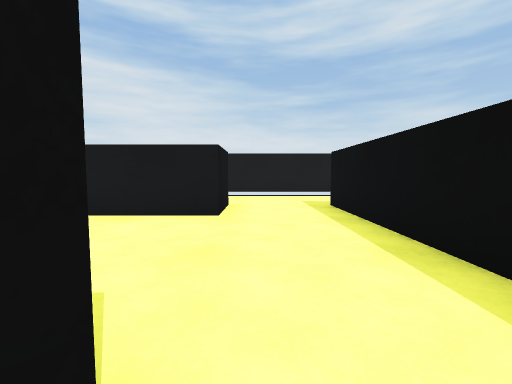
view 1 (above)

18 first-person views from a walk through a scene from a Unity 3-D project. The camera is 0.37 m above the floor, tilts 4° down and sees 90° across. The floor is counted in squares, 0.5 m on a side. Each view is taken from the middle of a square. On the plan, view 1 faces up. The plan holds only what a view shows up to about 9 squares ahead; the rest is blank.

view 2
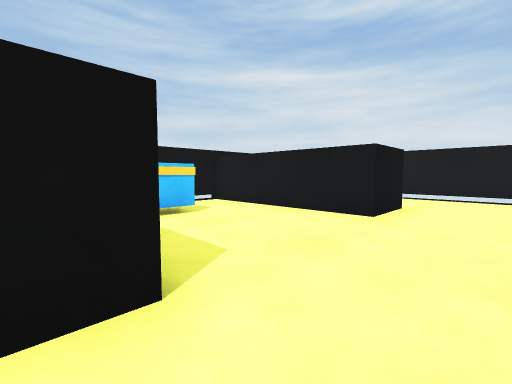

view 3
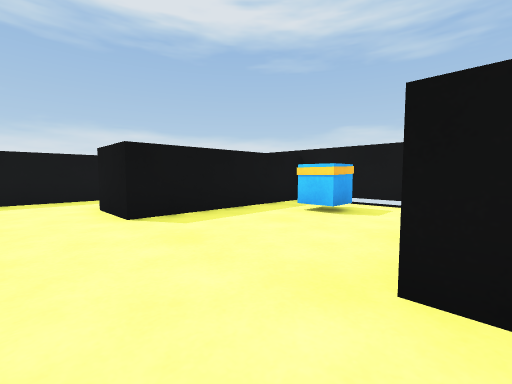

view 4
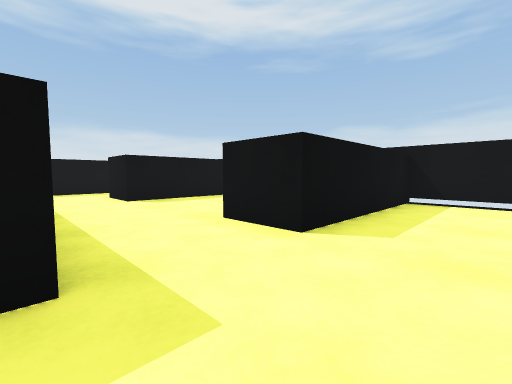

view 5
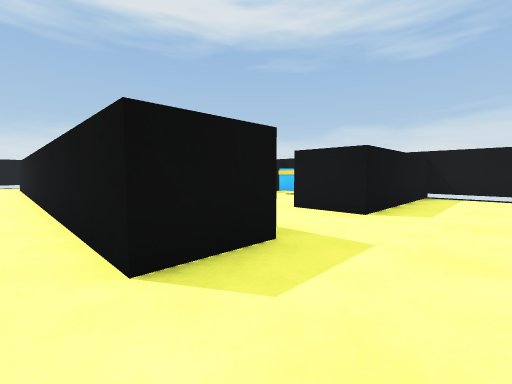

view 6
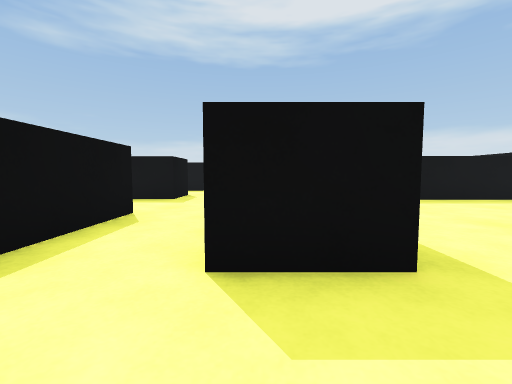

view 7
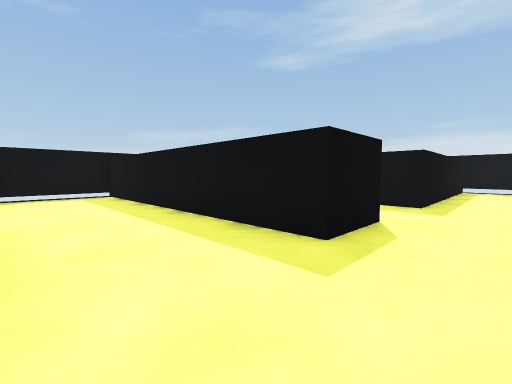

view 8
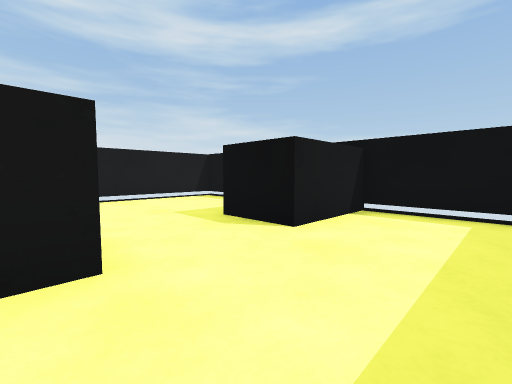

view 9
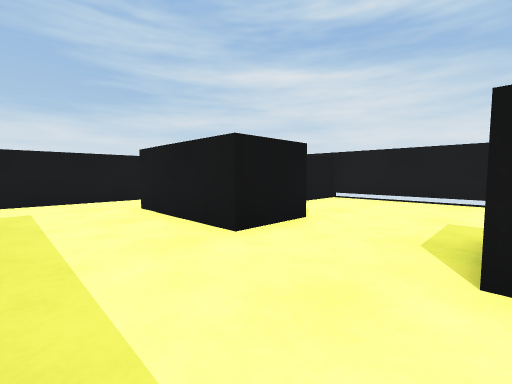

view 10
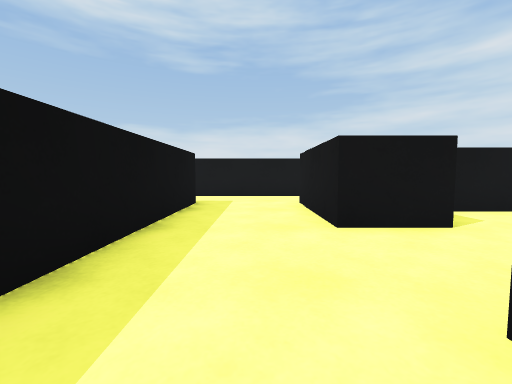

view 11
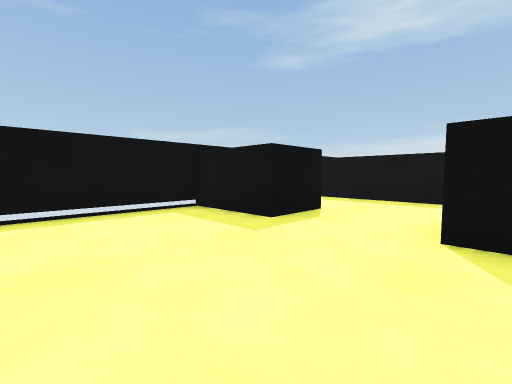

view 12
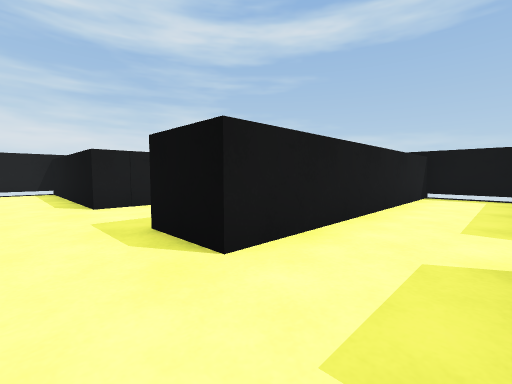

view 13
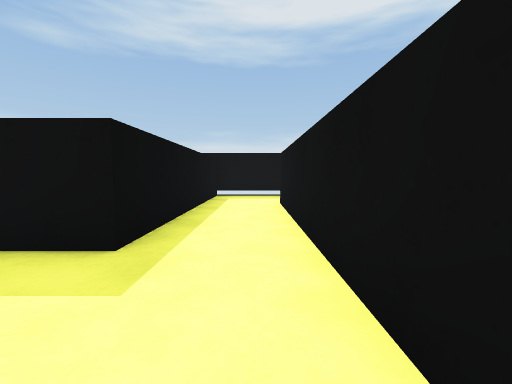

view 14
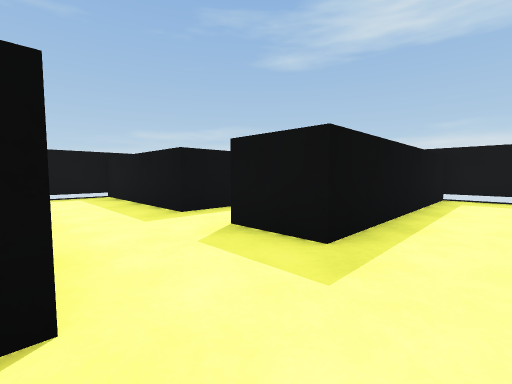

view 15
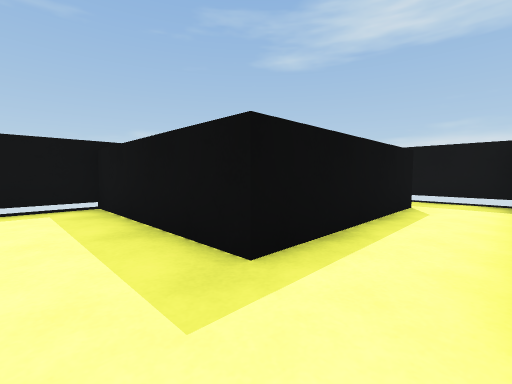

view 16
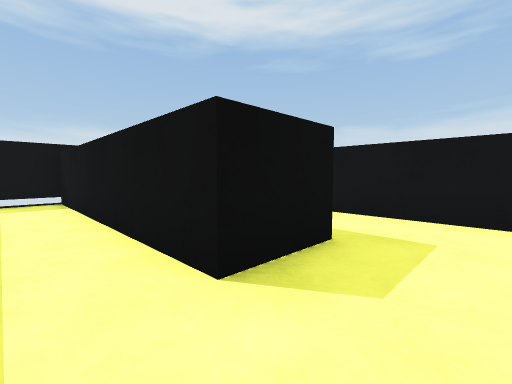

view 17
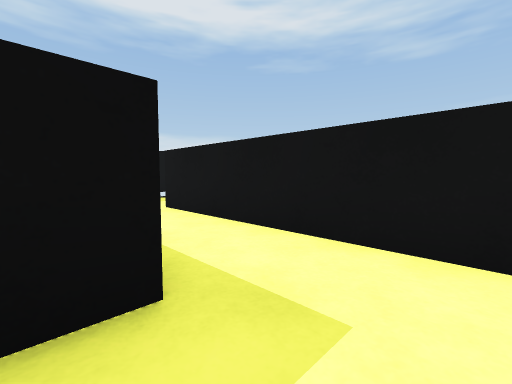

view 18
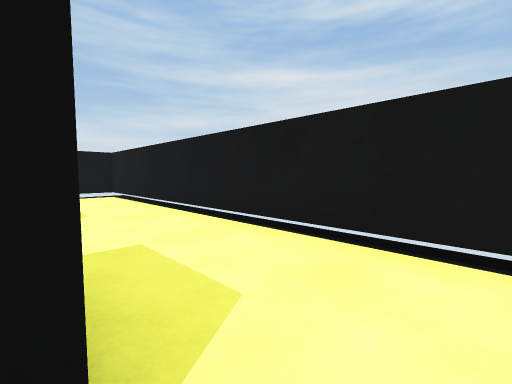

### Floor plan
Points are (right, up) in squares from view 1. A wall is a line through its corners. A room is listed if a view was taken in it or the views show most of it. See-through windows are left out.
Room 1 (views 1, 2)
walls: (-0.7, 4.5) (-5.2, 4.5) (-5.2, 0.6) (-0.4, 0.6) (-0.4, -1); (1.8, 1.6) (1.8, 4.6); (-1, -3.2) (1.1, -3.2)
ways out: opening at (0.5, 5.5) to room 2; opening at (-1.5, -2)
objects: other object (-4, 2) to (-3, 3)
Room 2 (views 3, 4, 6)
walls: (1.8, 4.6) (1.8, 6.1) (3.4, 6.1); (3.5, 8.6) (-5.2, 8.6) (-5.2, 6.1); (-5.5, 6.1) (-0.7, 6.1) (-0.7, 4.5)
ways out: opening at (0.5, 5.5) to room 1; opening at (2.5, 7.5) to room 3
Room 3 (views 5, 7, 8, 9, 10, 11, 13, 14, 18)
walls: (7.9, 4.7) (8.5, 4.7) (8.5, 3.1) (5.3, 3.1) (5.3, 8.6) (3.5, 8.6); (3.4, 6.1) (3.4, -1.6); (5.3, -1.2) (5.3, 0.4) (13.2, 0.4) (13.2, 3.1) (10.9, 3.1) (10.9, 4.7) (13.2, 4.7) (13.2, 8.6) (7, 8.6) (7, 5.9)
ways out: opening at (2.5, 7.5) to room 2; opening at (4.5, -0.5) to room 4
Room 4 (views 12, 15, 17)
walls: (3.4, -1.6) (3.4, -7.5); (2.2, -9.8) (5.3, -9.8) (5.3, -3.4) (7, -3.4); (7.5, -1.2) (5.3, -1.2)
ways out: opening at (4.5, -0.5) to room 3; opening at (6.5, -2.5) to room 5; opening at (2.5, -8.5)
Room 5 (view 16)
walls: (7, -3.4) (7, -9.8) (9, -9.8); (8.5, -8.5) (8.5, -3.4) (13.2, -3.4) (13.2, -1.2) (7.5, -1.2)
ways out: opening at (6.5, -2.5) to room 4; opening at (9.5, -9)

Where each view was taken, in squares from view 1:
view 1: 0 up, 0 right, facing up
view 2: 0 up, 1 right, facing up-left
view 3: 5 up, 1 right, facing down-left
view 4: 8 up, 2 right, facing down-left
view 5: 8 up, 4 right, facing down-left
view 6: 8 up, 3 right, facing down
view 7: 3 up, 4 right, facing down-right
view 8: 1 up, 8 right, facing up-right
view 9: 1 up, 11 right, facing up-left
view 10: 2 up, 12 right, facing left
view 11: 8 up, 8 right, facing down-right
view 12: 3 down, 4 right, facing up-right
view 13: 1 down, 4 right, facing down
view 14: 1 down, 4 right, facing down-right
view 15: 2 down, 7 right, facing down-right
view 16: 2 down, 8 right, facing down-left
view 17: 2 down, 6 right, facing down-left
view 18: 6 up, 4 right, facing up-left
